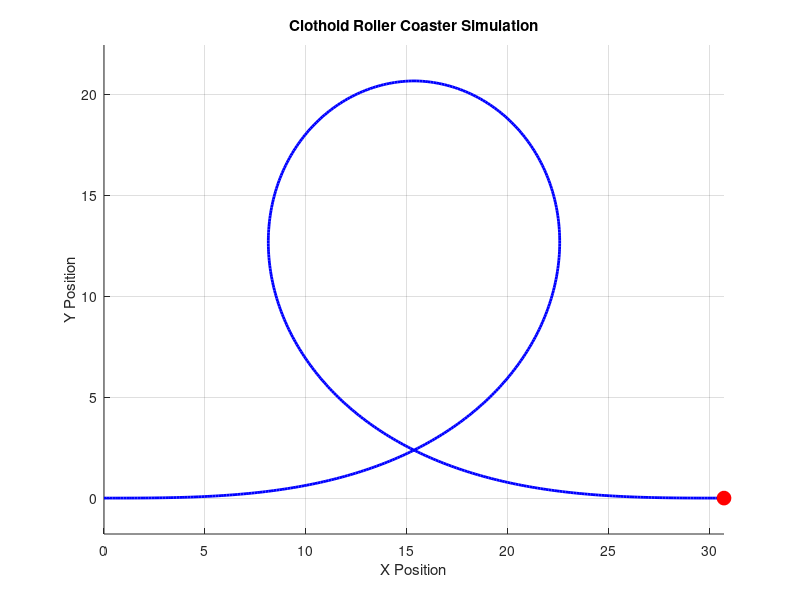
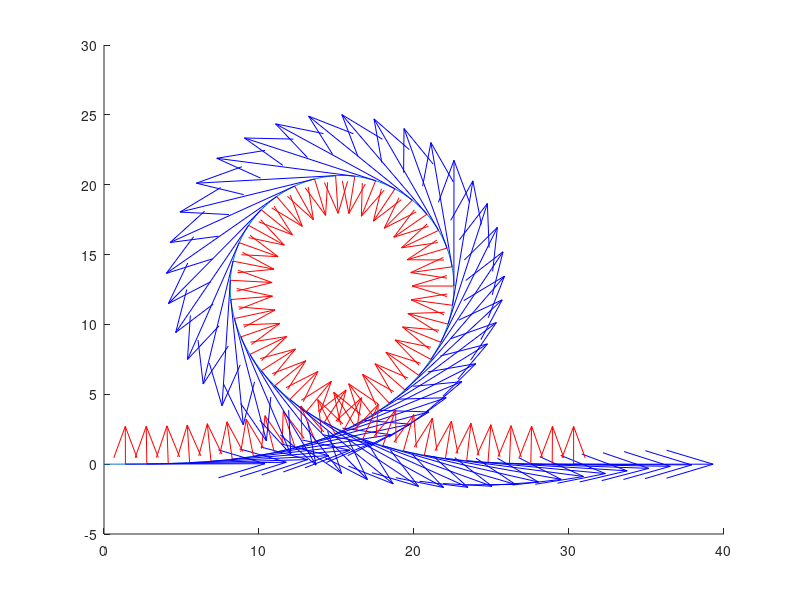

Here is the MATLAB script that generated these plots, in order:
clc;
clear;
close all;

% Parameters
c = 0.00375; % Constant of proportionality
s_max = 41.3; % Maximum parameter limit to allow full clothoid loop
t_values = linspace(0, s_max, 300); % Parameter range
g = 9.81; % Gravitational acceleration (m/s^2)
m = 100; % Mass of the rollercoaster (kg)
ho = 50; % Initial height of the drop (m)


% Define clothoid integral functions based on the given equation
X_clothoid = @(s) arrayfun(@(u) integral(@(z) cos((c * z.^2) / 2), 0, u, 'ArrayValued', true), s);
Y_clothoid = @(s) arrayfun(@(u) integral(@(z) sin((c * z.^2) / 2), 0, u, 'ArrayValued', true), s);



% Compute clothoid coordinates
x_values = X_clothoid(t_values);
y_values = Y_clothoid(t_values);

% Find the highest point (where y reaches max)
[~, idx_max] = max(y_values);

% The parameter t_values is effectively the arc length s.
% So the curvature at each t is k(t) = c * t.
k_values = c * t_values;

% Now trim & mirror k_values the same way you did for x_values, y_values:
k_values = k_values(1:idx_max);
k_mirrored = flip(k_values); 
k_track = [k_values, k_mirrored];


% Trim the loop to stop at its highest point
x_values = x_values(1:idx_max);
y_values = y_values(1:idx_max);

% Mirror the shape about x = 15.3557
x_mirrored = 2 * 15.3557 - x_values;

% Combine original and mirrored tracks correctly
x_track = [x_values, flip(x_mirrored)];
y_track = [y_values, flip(y_values)];

% calculating the tan vector
dx = zeros(length(x_track),1);
dy = zeros(length(y_track),1);
for i = 2:length(x_track)
    dx(i) = x_track(i) - x_track(i-1);
    dy(i) = y_track(i) - y_track(i-1);
end
ds = sqrt(dx.^2 + dy.^2);
et = [dx,dy,zeros(length(x_track),1)]./ds;
Ez = [0,0,1];

figure(100)
hold on
plot(x_track,y_track)
for i=1:10:length(x_track)
    en = cross(Ez,et(i,:));
    quiver(x_track(i),y_track(i),3*en(1),3*en(2),'r','MaxHeadSize',0.5);

    quiver(x_track(i),y_track(i),10*et(i,1),10*et(i,2),'b');
end

% Compute velocity based on conservation of energy
h_initial = max(y_track);
v = sqrt(2 * g * (h_initial - y_track));
%compute normal force
N = m * (k_track .* (v.^2) + g * dot([0,1,0],en));

% --- Animation setup ---
figure;
hold on;
plot(x_track, y_track, 'b', 'LineWidth', 2);
roller_coaster = plot(x_track(1), y_track(1), 'ro', 'MarkerSize', 10, 'MarkerFaceColor', 'r');
title('Clothoid Roller Coaster Simulation');
xlabel('X Position');
ylabel('Y Position');
grid on;
axis equal;

% --- Animation loop with display of N ---
for i = 1:length(x_track)
    set(roller_coaster, 'XData', x_track(i), 'YData', y_track(i));
    
    pause(0.02);
end


